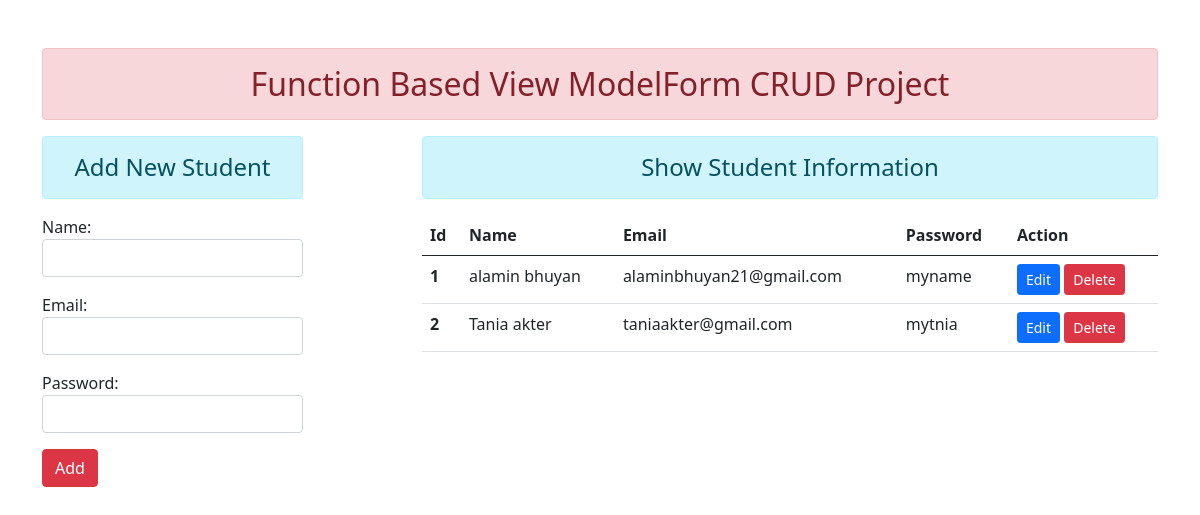
The app's page /, older data.
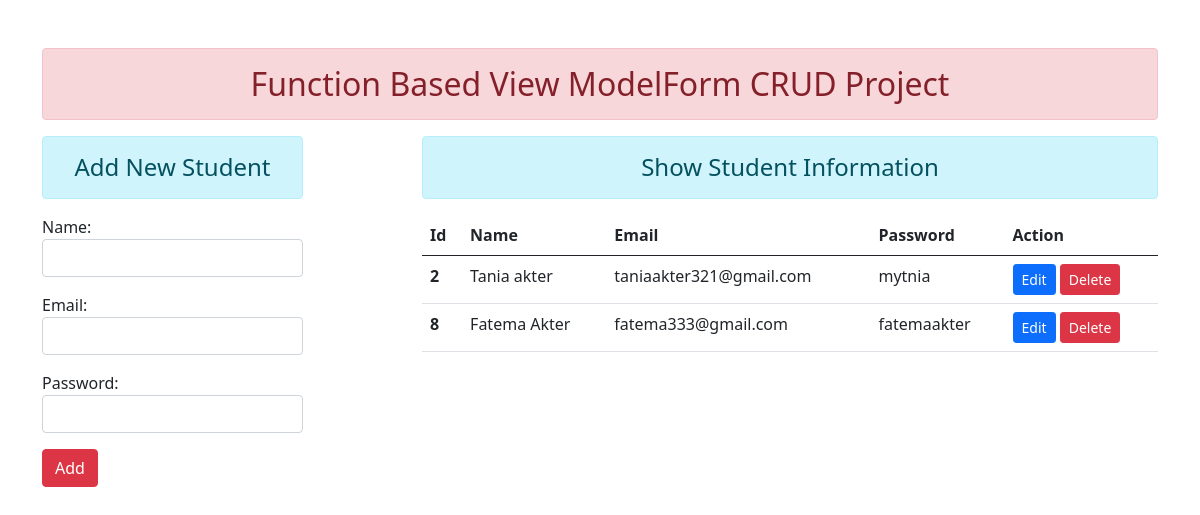
The same page, newer data.
### app1/models.py (models this page shows)
class User(models.Model):
    name = models.CharField(max_length=80)
    email = models.EmailField(max_length=100)
    password = models.CharField(max_length=50)

### app1/views.py (the view)
# urls.py: path('',views.add_show, name="home"),
def add_show(request):
    if request.method == 'POST':
        fm = StudentRegistration(request.POST)
        if fm.is_valid():
            name = fm.cleaned_data['name']
            email = fm.cleaned_data['email']
            password = fm.cleaned_data['password']
            reg = User(name=name, email=email, password=password)
            reg.save()
            messages.success(request=request, message="You Successfully Add New Record")
            fm = StudentRegistration()
    else:
        fm = StudentRegistration()
    student_info = User.objects.all()
    return render(request, "app1/addAndShow.html", context={'form': fm, 'info':student_info})

### app1/forms.py
class StudentRegistration(forms.ModelForm):
    class Meta:
        model = User
        fields = ['name', 'email', 'password']
        widgets = {
            'name' : forms.TextInput(attrs={'class':'form-control'}),
            'email' : forms.EmailInput(attrs={'class':'form-control'}),
            'password' : forms.PasswordInput(render_value=True,attrs={'class':'form-control'}),
        }

### app1/templates/app1/addAndShow.html (shortened to what this page needs)
{% extends 'app1/base.html' %} {% block content %}
<div class="row">
  <div class="col-sm-3">
    <h4 class="text-center alert alert-info">Add New Student</h4>
    <form action="" method="post">
      {% csrf_token %} {{form.as_p}}
      <button type="submit" class="btn btn-danger">Add</button>
    </form>
  </div>
  <div class="col-sm-8 offset-1">
    <h4 class="text-center alert alert-info">Show Student Information</h4>
    {% if info %}
    <table class="table table-hover">
      <thead>
        <tr>
          <th scope="col">Id</th>
          <th scope="col">Name</th>
          <th scope="col">Email</th>
          <th scope="col">Password</th>
          <th scope="col">Action</th>
        </tr>
      </thead>
      <tbody>
        {% for i in info %}
        <tr>
          <th scope="row">{{i.id}}</th>
          <td>{{i.name}}</td>
          <td>{{i.email}}</td>
          <td>{{i.password}}</td>
          <td>
            <a href="{% url 'update_info' i.id %}" class="btn btn-primary btn-sm">Edit</a>
            <form action="{% url 'delete_info' i.id %}" method="post" class="d-inline">
              <button type="submit" class="btn btn-danger btn-sm">
                Delete
              </button>
            </form>
          </td>
        </tr>
        {% endfor %}
      </tbody>
    </table>
    {% else %}
    <h4 class="text-center alert alert-info">No Records Found</h4>
    {% endif %}
  </div>
</div>
{% endblock content %}

### app1/templates/app1/base.html (shortened to what this page needs)
<!DOCTYPE html>
{% load static %}
<html lang="en">
<head>
  <link rel="stylesheet" href="{% static 'app1/css/bootstrap.min.css' %}" />
</head>
<body>
  <div class="container mt-5">
    <h2 class="text-center alert alert-danger">
      Function Based View ModelForm CRUD Project
    </h2>
    {% block content %}{% endblock content %}
  </div>
</body>
</html>

Row changes from the older to the newer data that the page shows:
removed User: id "1", name "alamin bhuyan", email "alaminbhuyan21@gmail.com", password "myname"
changed User "Tania akter": email "taniaakter@gmail.com" → "taniaakter321@gmail.com"
added User: id "8", name "Fatema Akter", email "fatema333@gmail.com", password "fatemaakter"
